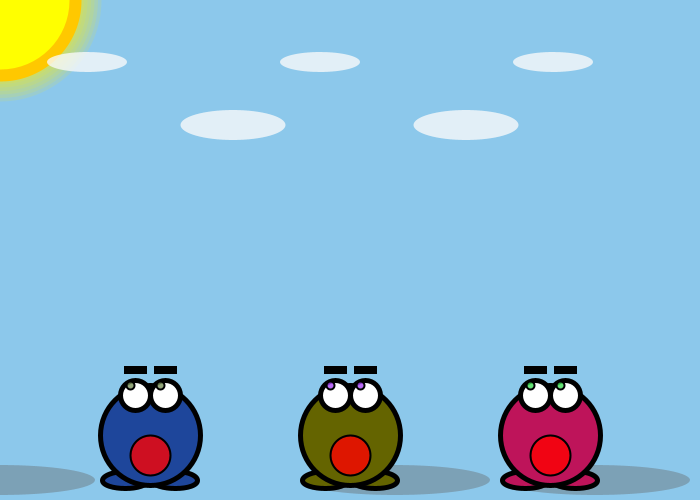
Frame 1 (no input)
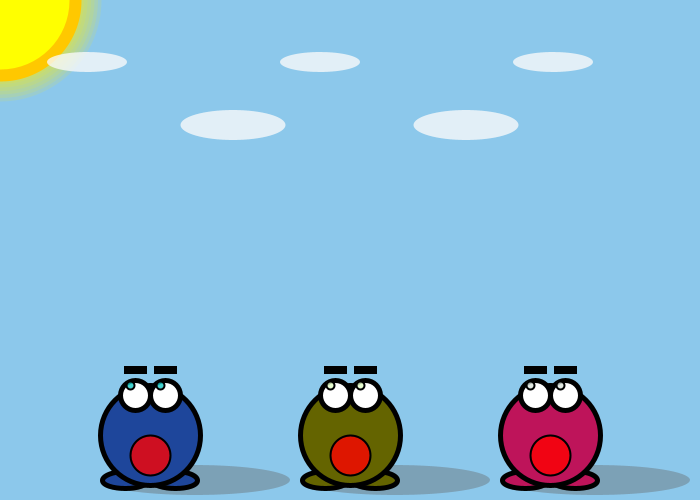
Frame 60 (the mouse pressed at the canvas centre just before this capture)
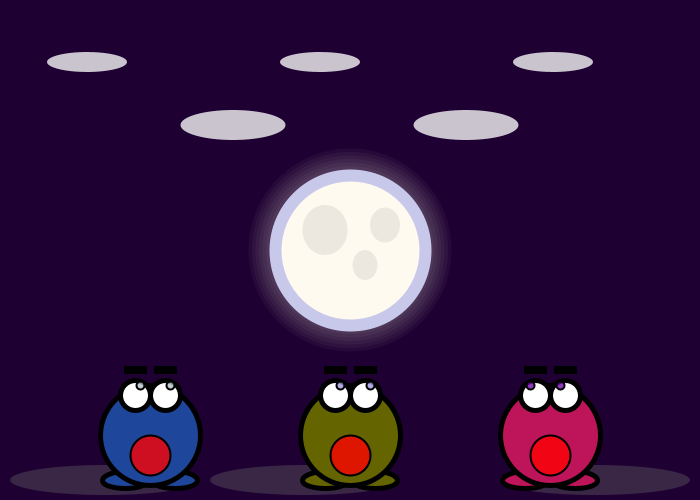
Frame 120 (the mouse held since frame 60 and released just before this capture)

The Processing sketch that drew these frames (run headless with seeded random() and noise(); from frame 60 on, the mouse is pressed at the canvas centre):

// Processing sketch: processing_39731
// ── processing_39731.pde

//DIGF 6B02 - Creation & Computation
//Learning Processing: Creature Project
//by Harjot Bal

//FRAAG the Frog
//Version #6


//Toggle switch for time of day
  boolean night = false;

//Global variables
  float positionX;
  float positionY;
  float shadow;
  float cloudX;
  float cloudY;
  float bigCloudX;
  float bigCloudY;

//Sun & Moon Trails (arrays with 30 elements)
  int[] xpos = new int[30];
  int[] ypos = new int[30];
 
 
void setup() {

  //Screen Size -- upon changing the size of the grid you will find that the sketch automatically scales itself each time for a perfect fit
    size(700,500);

  //Fraag's positioning on screen so that he always remains at the bottom center of the screen, reference coordinates for other features
    positionX = width/2;
    positionY = height-65;

  //Anti-aliasing
    smooth();

  //Smooth and fast playback
    frameRate(30);
    
  //Sun & Moon trails: Initialize all elements of each array
    for (int i = 0; i < xpos.length; i ++ ) {
    xpos[i] = 0; 
    ypos[i] = 0;
    }

}
 
 
void draw() {

  //Conditional: If the mouse is pressed draw a night color background, otherwise draw a default day blue background
    if(night) {
      background(30,0,50);
    }
    else {
      background(140,200,235);
    }

  //Note: Elements written at top are bottom layers, and vice-versa
 
  //Sun & Moon Trails 
    //Shift array values
      for (int i = 0; i < xpos.length-1; i ++ ) {
      //Shift all elements down one spot, stop at the second to last element
        xpos[i] = xpos[i+1];
        ypos[i] = ypos[i+1];
    }
    //New location
      xpos[xpos.length-1] = mouseX; //This will update the last spot in the array with the mouse location
      ypos[ypos.length-1] = mouseY;
    //Draw Trails
      for (int i = 0; i < xpos.length; i ++ ) {
      //Draw Moon Trail "IF" boolean state is night, otherwise draw Sun Trail 
      noStroke();
      if(night) {
        fill(255,250,240,10);
      }
      else {
      fill(255,240,0,30);
      }
      ellipse(xpos[i],ypos[i],i*7,i*7);
    } 

   //Conditional: If the mouse is pressed draw a moon, otherwise draw a sun
     if(night) {
    //Moon
      stroke(200,200,235);
      strokeWeight(12);
      fill(255,250,240);
      ellipse(mouseX,mouseY,150,150);
      //Craters
        noStroke();
        fill(160,50);
        ellipse(mouseX+35,mouseY-25,30,35);
        ellipse(mouseX-25,mouseY-20,45,50);
        ellipse(mouseX+15,mouseY+15,25,30);
      }
      else {
      //Sun
        stroke(255,200,0);
        strokeWeight(12);
        fill(255,255,0);
        ellipse(mouseX,mouseY,150,150);
      }
  
  //Clouds
    //Looping small clouds
      cloudX = width/8;
      cloudY = height/8;
      while(cloudX+40 < width) {
        noStroke();
        fill(250,200);
        ellipse(cloudX,cloudY,80,20);
        cloudX = cloudX + (width/3);
      }
    //Looping big clouds
      bigCloudX = width/3;
      bigCloudY = height/4;
      while(bigCloudX+60 < width) {
        fill(250,200);
        ellipse(bigCloudX,bigCloudY,105,30);
        bigCloudX = bigCloudX + (width/3);
      }

  //Function call to draw a shadow for a frog -- value in parentheses is a float for spacing
  //Note: Value in parentheses MUST be same as the first value in "drawFrog()" functions below!!
    drawShadow(0);
    drawShadow(200);
    drawShadow(-200);

  //Function call to draw a frog -- value in parentheses is a float for spacing
    drawFrog(0, color(100,100,0));
    drawFrog(200, color(190,20,90));
    drawFrog(-200, color(30,70,155));
    
}


void drawShadow(int spacing) {
   
  //Shadow
    noStroke();   
    fill(100,100,100,100);
    ellipse(shadow,positionY+45,190,30);
    //Conditionals for keeping shadow opposite sun
      if(mouseX<spacing+positionX) {
        shadow=spacing+positionX+45;
      }
      else {
        shadow=spacing+positionX-45;
      }
      
}


void drawFrog(float spacing, color frogSkin) {
  
  //Declare and initialize color variables for Fraag's eyes -- each draw loop generates a new color instead of having a fixed color chosen randomly once at every run
    float r = random(255);
    float g = random(255);
    float b = random(255);
    
  //Fraag
    strokeWeight(5);
    stroke(0);
    fill(frogSkin);
    //Feet
      ellipse(spacing+positionX-25,positionY+45,45,17);
      ellipse(spacing+positionX+25,positionY+45,45,17);
    //Body
      ellipse(spacing+positionX,positionY,100,100);
    //Eyes (left then right)
      fill(255,255,255);
      ellipse(spacing+positionX-15,positionY-40,30,30);
      ellipse(spacing+positionX+15,positionY-40,30,30);
    //Eyebrows (left then right)
      strokeWeight(3);
      fill(0);
      rectMode(CENTER);
      rect(spacing+positionX-15,positionY-65,20,5);
      rect(spacing+positionX+15,positionY-65,20,5);
    //Mouth
      strokeWeight(2);
      fill(255,0,0,200);
      ellipse(spacing+positionX,positionY+20,40,40);
    //Pupils
      float pupilX = constrain(mouseX-spacing,positionX-20,positionX-10);
      float pupilY = constrain(mouseY,positionY-50,positionY-30);
      strokeWeight(2);
      fill(r,g,b,200);
      ellipse(spacing+pupilX,pupilY,8,8);
      ellipse(spacing+pupilX+30,pupilY,8,8); 
  
}


void mousePressed() {
  
  //Pressing the mouse toggles the night state
  night = !night;
  
}
